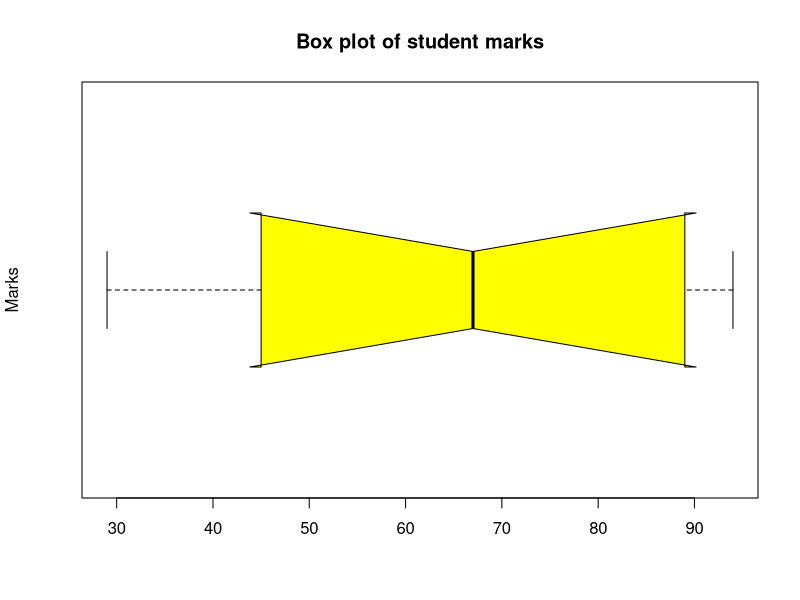
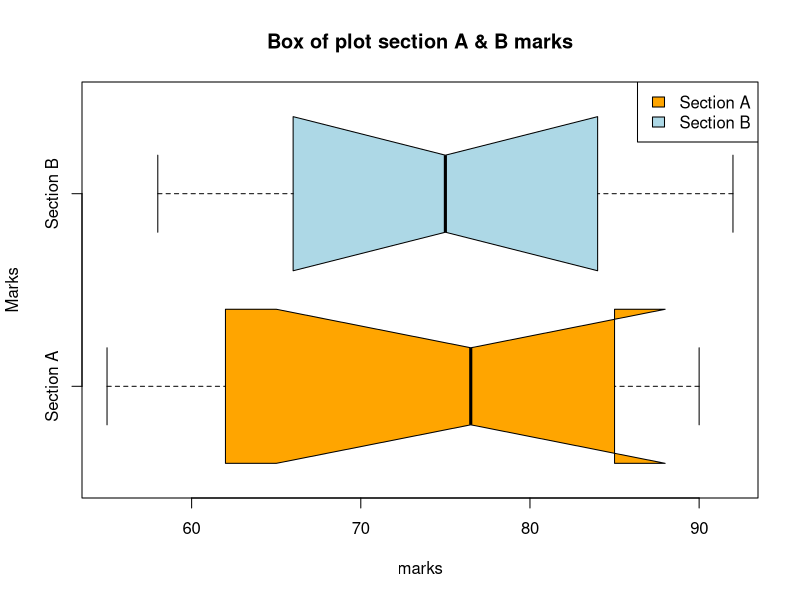
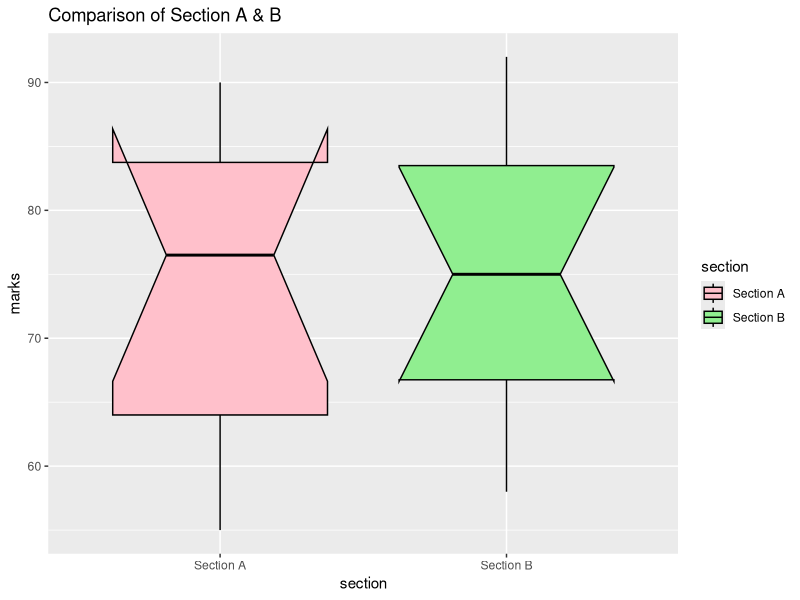
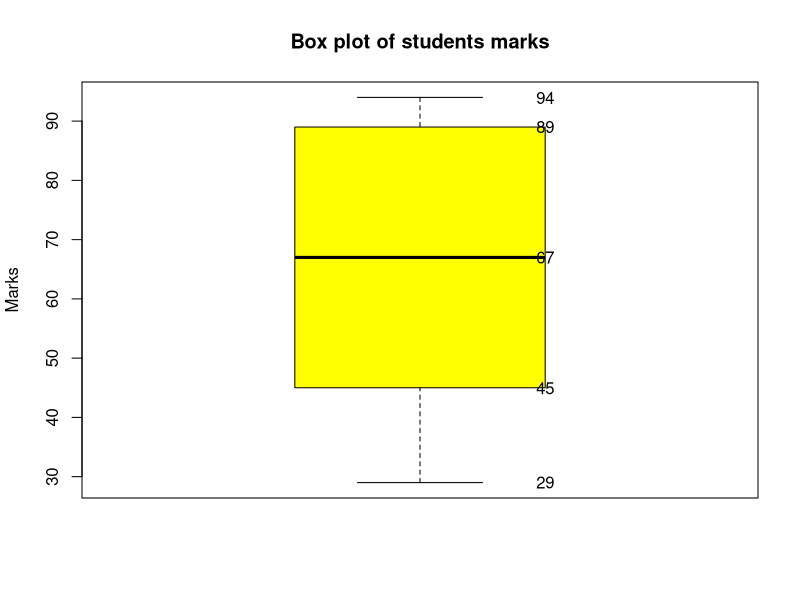
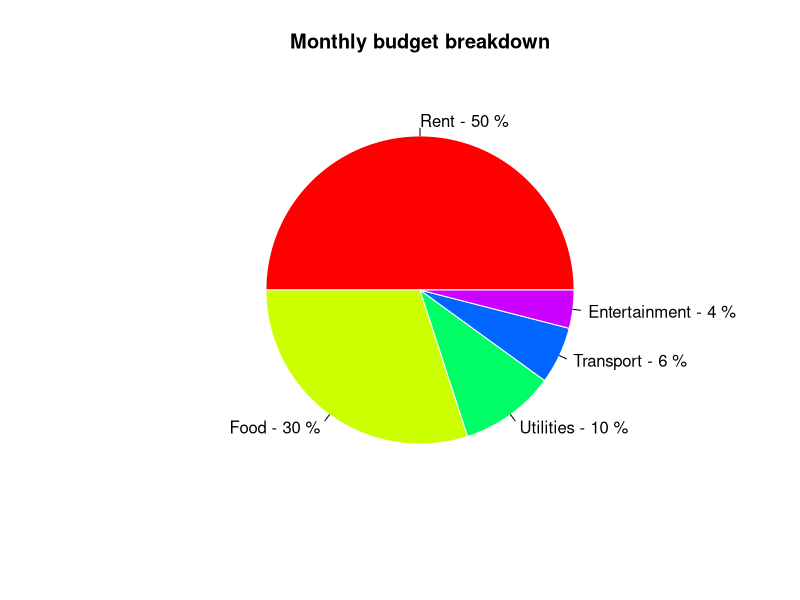
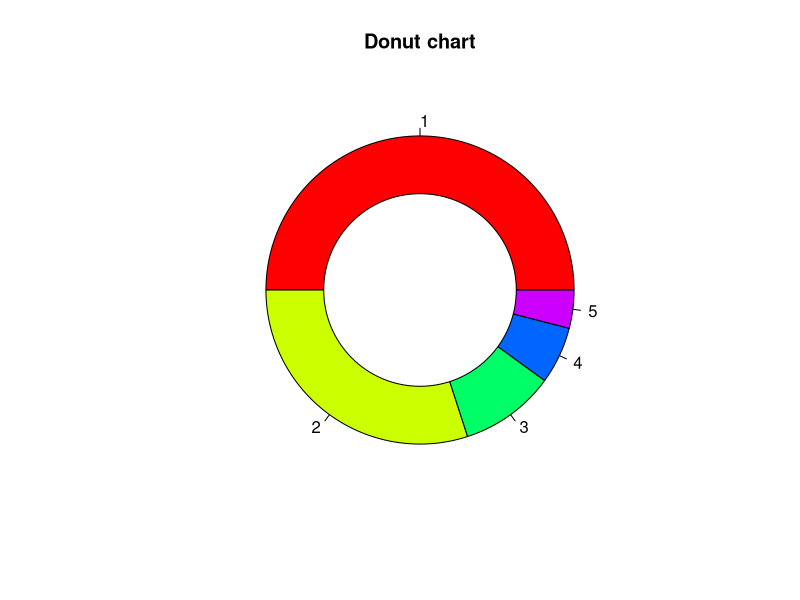
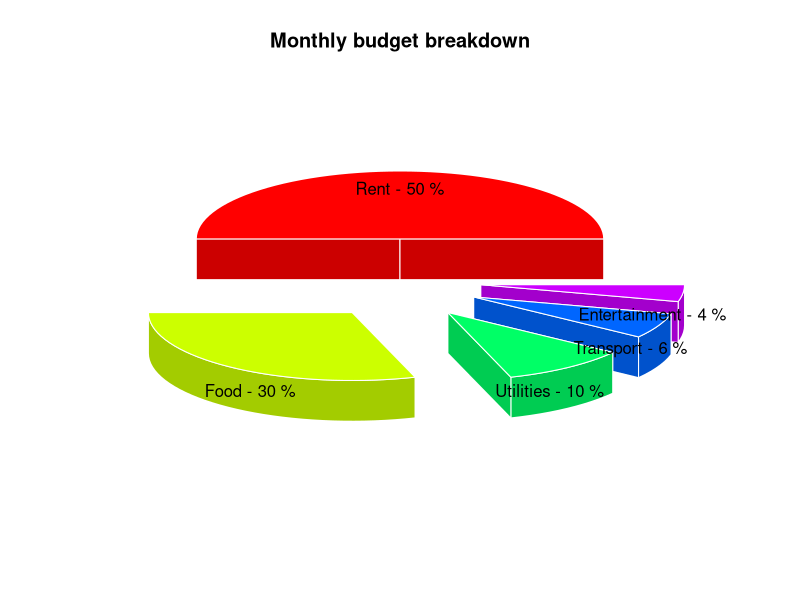

Source code (R) for these figures, in order:
#----------------------Box Plot------------------------------#

marks <- c(45 , 67 , 34 , 90 , 55 , 87 , 29 , 94 , 89)

boxplot(marks , main = "Box plot of student marks" , ylab = "Marks" , 
        col = "yellow" , border = "black" , horizontal = TRUE , notch = TRUE)

marking = c(
  62 , 75 , 80 , 55 , 90 , 85 , 70 , 60 , 78 , 88,
  92 , 66 , 73 , 58 , 61 , 82 , 84 , 69 , 77 , 91
)

sections = c(rep("Section A" ,  10) , rep("Section B" , 10))

df <- data.frame(
  marks = marking,
  section = sections
)

boxplot(marks ~ section , data = df ,
        main = "Box of plot section A & B marks",
        ylab = "Marks" , col = c("orange" , "lightblue"),
        border = "black" , horizontal = TRUE , notch = TRUE
        )

legend("topright" , legend = c("Section A" , "Section B"),
       fill = c("orange" , "lightblue")
       )

library(ggplot2)

ggplot(df , aes(x = section , y = marks , fill = section)) +
  geom_boxplot(notch = TRUE , color = "black") +
  scale_fill_manual(values = c("pink" , "lightgreen")) + 
  labs(title = "Comparison of Section A & B" , X = "Section" , y = "marks")

  # --- Box Plot ---
boxplot(marks, main = "Box plot of students marks", ylab = "Marks", 
        col = "yellow", border = "black"
)

stats <- boxplot(marks, plot = FALSE)$stats
text(1.2, stats, labels = round(stats, 1), col = "black")

# -------------------------- Pie Chart -------------------------- #

expenses = c(25000, 15000, 5000, 3000, 2000)
categories = c("Rent", "Food", "Utilities", "Transport", "Entertainment")

totals = sum(expenses)
percentage = round((expenses / totals) * 100)

label = paste(categories, "-", percentage, "%")

pie(expenses, main = "Monthly budget breakdown",
    col = rainbow(length(expenses)),
    border = "white", labels = label
)

# --- Donut Chart ---
pie(expenses, col = rainbow(length(expenses)),
    main = "Donut chart"
)

symbols(0, 0, circles = 0.5, inches = FALSE, add = TRUE, bg = "white")

# --- Install and Load Library ---
install.packages("plotrix")
library(plotrix)

pie3D(
  expenses , labels = label ,
  main = "Monthly budget breakdown" ,
  col= rainbow(length(expenses)) ,
  border = "white" , explode = 0.4 , labelcex = 1.0
)